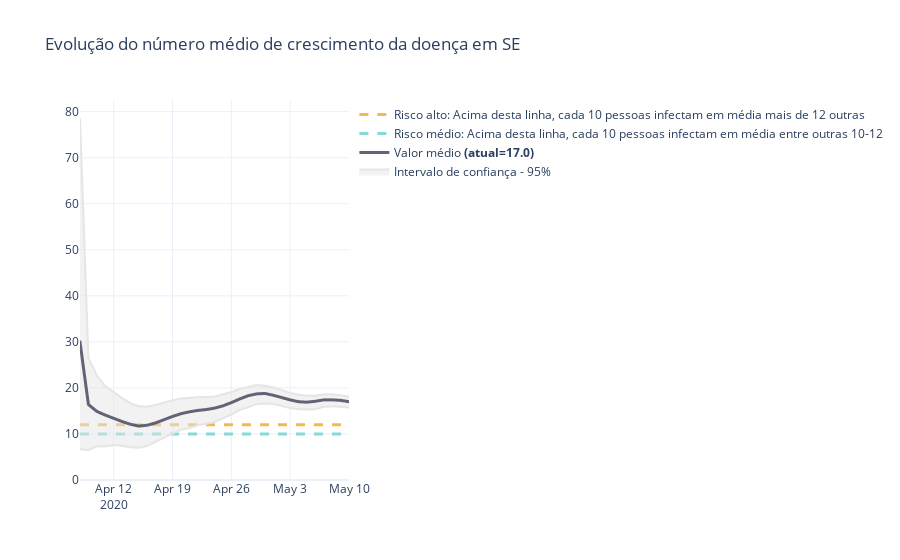

Notebook code for this chart:
### Code cell
plot_rt(state_results[state_results['state'] == state], 
        title='Evolução do número médio de crescimento da doença em {}'.format(state))
